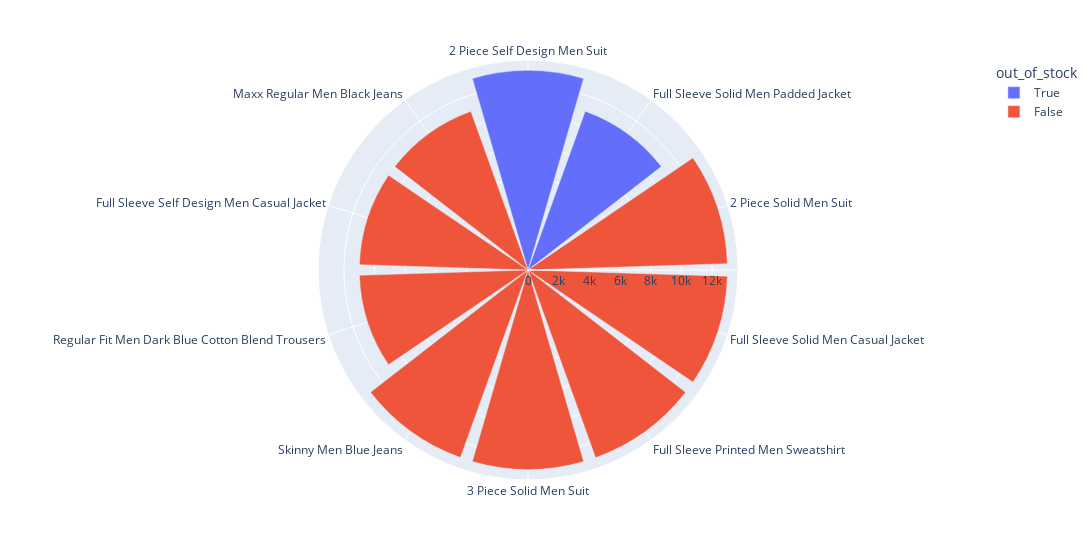

The cell this chart's notebook holds for it:
### Code cell
px.bar_polar(high_selling_price_df.head(10),r = 'selling_price',
             theta='title',color='out_of_stock',width=1300)

### Figure 1 — Plotly figure (JSON) as saved in the notebook; plotly's stock layout.template omitted (floating-point values rounded to 4 significant figures)
{"data": [{"hovertemplate": "out_of_stock=True<br>selling_price=%{r}<br>title=%{theta}<extra></extra>", "legendgroup": "True", "marker": {"color": "#636efa", "pattern": {"shape": ""}}, "name": "True", "r": [12999, 10999], "showlegend": true, "subplot": "polar", "theta": ["2 Piece Self Design Men Suit", "Full Sleeve Solid Men Padded Jacket"], "type": "barpolar"}, {"hovertemplate": "out_of_stock=False<br>selling_price=%{r}<br>title=%{theta}<extra></extra>", "legendgroup": "False", "marker": {"color": "#EF553B", "pattern": {"shape": ""}}, "name": "False", "r": [12999, 12999, 12999, 12999, 12990, 10990, 10990, 10990], "showlegend": true, "subplot": "polar", "theta": ["2 Piece Solid Men Suit", "Full Sleeve Solid Men Casual Jacket", "Full Sleeve Printed Men Sweatshirt", "3 Piece Solid Men Suit", "Skinny Men Blue Jeans", "Regular Fit Men Dark Blue Cotton Blend Trousers", "Full Sleeve Self Design Men Casual Jacket", "Maxx Regular Men Black Jeans"], "type": "barpolar"}], "layout": {"barmode": "relative", "legend": {"title": {"text": "out_of_stock"}, "tracegroupgap": 0}, "margin": {"t": 60}, "polar": {"angularaxis": {"direction": "clockwise", "rotation": 90}, "domain": {"x": [0, 1], "y": [0, 1]}}, "width": 1300}}
